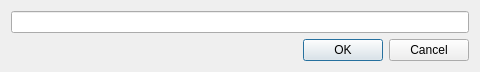
<?xml version="1.0" encoding="UTF-8"?>
<ui version="4.0">
 <class>request_add_dialog</class>
 <widget class="QDialog" name="request_add_dialog">
  <property name="windowModality">
   <enum>Qt::NonModal</enum>
  </property>
  <property name="geometry">
   <rect>
    <x>0</x>
    <y>0</y>
    <width>480</width>
    <height>70</height>
   </rect>
  </property>
  <property name="sizePolicy">
   <sizepolicy hsizetype="Expanding" vsizetype="Fixed">
    <horstretch>0</horstretch>
    <verstretch>0</verstretch>
   </sizepolicy>
  </property>
  <property name="maximumSize">
   <size>
    <width>1080</width>
    <height>70</height>
   </size>
  </property>
  <property name="windowTitle">
   <string>Enter request</string>
  </property>
  <property name="modal">
   <bool>false</bool>
  </property>
  <layout class="QGridLayout" name="gridLayout">
   <item row="0" column="0">
    <widget class="QLineEdit" name="request_field_edit"/>
   </item>
   <item row="1" column="0">
    <widget class="QDialogButtonBox" name="buttonBox">
     <property name="orientation">
      <enum>Qt::Horizontal</enum>
     </property>
     <property name="standardButtons">
      <set>QDialogButtonBox::Cancel|QDialogButtonBox::Ok</set>
     </property>
     <property name="centerButtons">
      <bool>false</bool>
     </property>
    </widget>
   </item>
  </layout>
 </widget>
 <resources/>
 <connections>
  <connection>
   <sender>buttonBox</sender>
   <signal>accepted()</signal>
   <receiver>request_add_dialog</receiver>
   <slot>accept()</slot>
   <hints>
    <hint type="sourcelabel">
     <x>257</x>
     <y>60</y>
    </hint>
    <hint type="destinationlabel">
     <x>157</x>
     <y>274</y>
    </hint>
   </hints>
  </connection>
  <connection>
   <sender>buttonBox</sender>
   <signal>rejected()</signal>
   <receiver>request_add_dialog</receiver>
   <slot>reject()</slot>
   <hints>
    <hint type="sourcelabel">
     <x>325</x>
     <y>60</y>
    </hint>
    <hint type="destinationlabel">
     <x>286</x>
     <y>274</y>
    </hint>
   </hints>
  </connection>
 </connections>
</ui>
